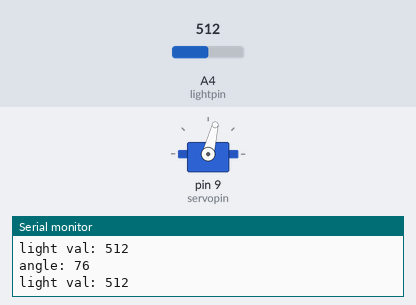
Recording of a sketch running on a simulated Arduino Uno, built with avr-gcc and run on an emulated ATmega328P. Shown: servo, the last lines printed to the serial monitor. The test bench sets the inputs (shaded band); at power-on: A4 (lightpin) = 512.

Above: at 1.2 s.
1.3 s: A4 (lightpin) set to 716
At 2.9 s:
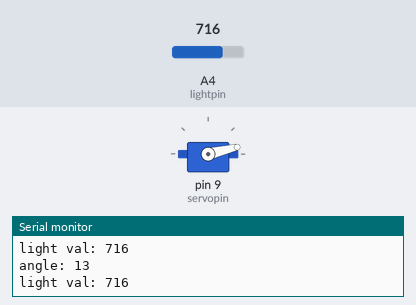
3.2 s: A4 (lightpin) set to 306
At 4.1 s:
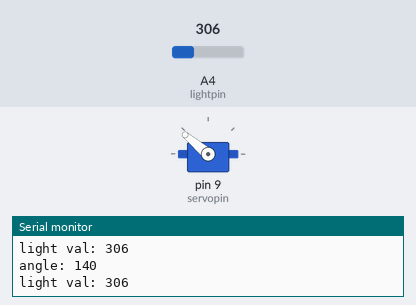
5.0 s: A4 (lightpin) set to 170
At 6.2 s:
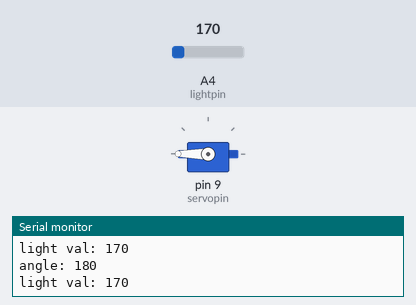
6.7 s: A4 (lightpin) set to 190
At 8.2 s:
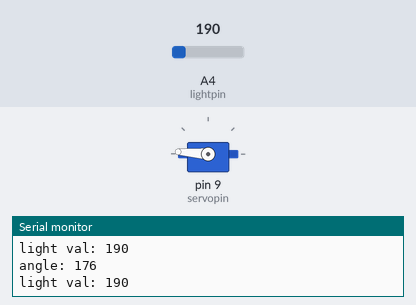
8.5 s: A4 (lightpin) set to 122
At 9.2 s:
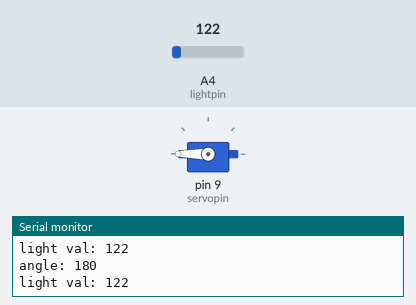
Timing chart, 0 to 11.2 s (numbered marks = the images above; inputs shaded):
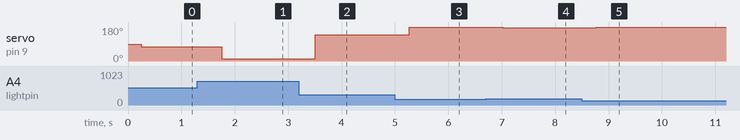

The sketch:

sundilewithservo.ino
```cpp
#include <Servo.h>


int lightpin=A4;
int lightval;
int dt=250;
int servopin=9;
Servo myservo;
int angle;

void setup() {
Serial.begin(9600);
pinMode(lightpin,INPUT);
pinMode(servopin,OUTPUT);
myservo.attach(servopin);
}

void loop() {

lightval = analogRead(lightpin);

Serial.print("light val: ");
Serial.println(lightval);
delay(dt);

angle = (-18. /58. ) * lightval + (18. *760. /58. );

if (angle>180){
  angle = 180;
}

if (angle < 0){
  angle = 0;
}

myservo.write(angle);
Serial.print("angle: ");
Serial.println(angle);
}
```

Measured:
- after the input at 1.3 s, servo on pin 9 (servopin): 76° → 13° after 0.45 s
- after the input at 3.2 s, servo on pin 9 (servopin): 13° → 140° after 0.31 s
- after the input at 5.0 s, servo on pin 9 (servopin): 140° → 180° after 0.26 s
- after the input at 6.7 s, servo on pin 9 (servopin): 180° → 176° after 0.32 s
- after the input at 8.5 s, servo on pin 9 (servopin): 176° → 180° after 0.27 s
